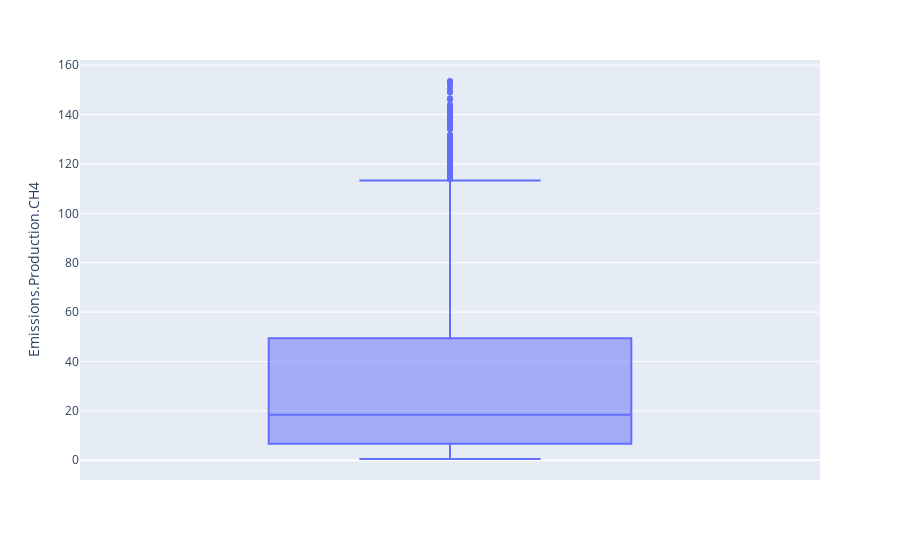

Write notebook code for a chart like this one.
### Code cell
fig = px.box(outliers, y='Emissions.Production.CH4')

fig.show()

### Figure 1 — Plotly figure (JSON) as saved in the notebook; plotly's stock layout.template omitted (floating-point values rounded to 4 significant figures; data arrays with more than 128 entries replaced by an {"elided": "..."} marker saying what was removed)
{"data": [{"alignmentgroup": "True", "hovertemplate": "Emissions.Production.CH4=%{y}<extra></extra>", "legendgroup": "", "marker": {"color": "#636efa"}, "name": "", "notched": false, "offsetgroup": "", "orientation": "v", "showlegend": false, "type": "box", "x0": " ", "xaxis": "x", "y": {"elided": "2277 float values"}, "y0": " ", "yaxis": "y"}], "layout": {"boxmode": "group", "legend": {"tracegroupgap": 0}, "margin": {"t": 60}, "xaxis": {"anchor": "y", "domain": [0, 1]}, "yaxis": {"anchor": "x", "domain": [0, 1], "title": {"text": "Emissions.Production.CH4"}}}}
